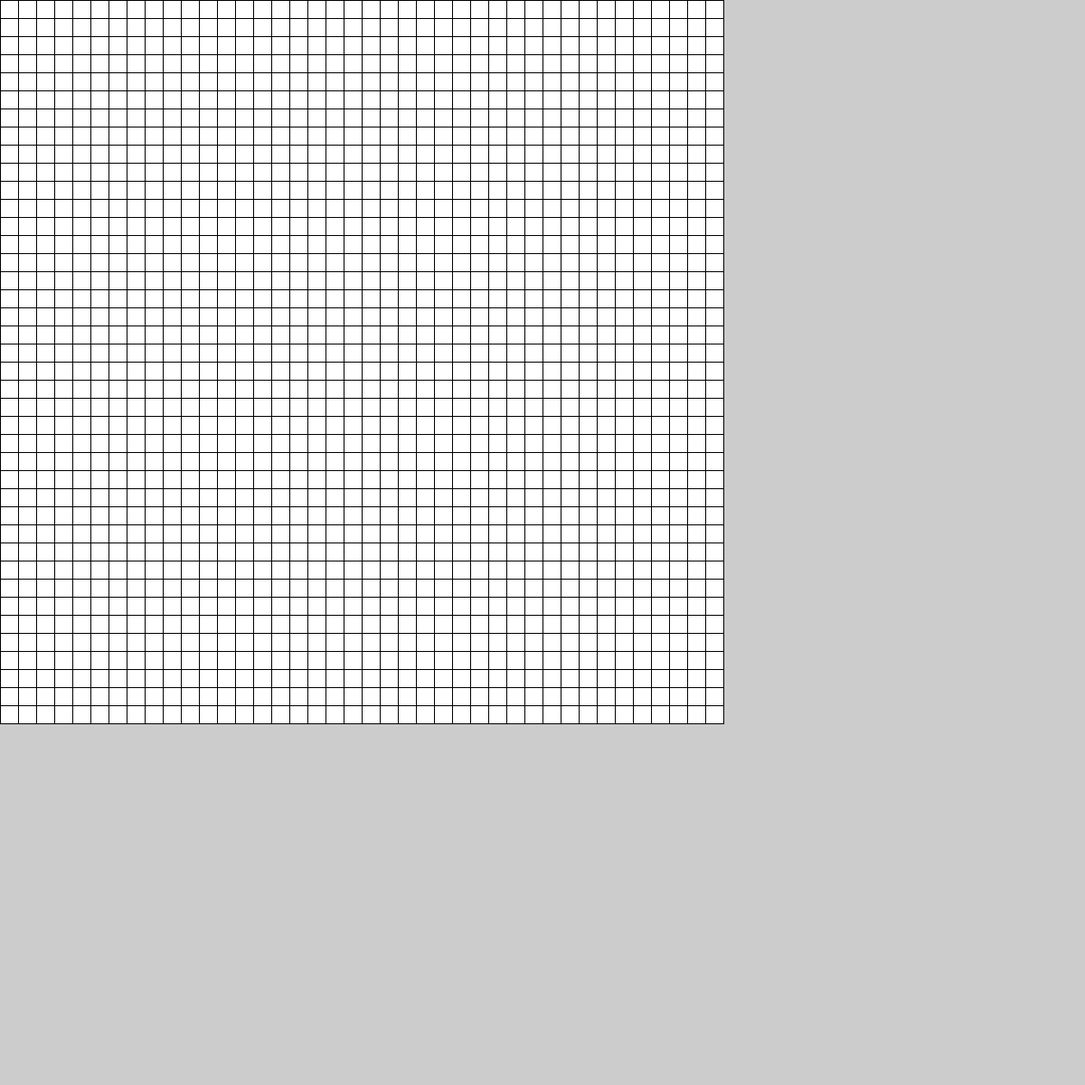
Frame 1 (no input)
Frame 60 (the mouse pressed at the canvas centre just before this capture): identical to frame 1, image omitted
Frame 120 (the mouse held since frame 60 and released just before this capture): identical to frame 1, image omitted

The Processing sketch that drew this single still picture (run headless with seeded random() and noise(); from frame 60 on, the mouse is pressed at the canvas centre):

// Processing sketch: sketch_demineur_pde
// ── sketch_demineur_pde.pde
int [][] grid;
int MineNumber = 400;
int GridSize = 40;
int CaseSize = 20;
color Unclicked = color (255,255,255);
color Verified = color (255/2,255/2,255/2);
color Mines = color (170,0,0);
color Check = color (0,0,255);

void setup()
{
   
  size(1200,1200);
   InitGrid();
   
   DrawGrid();
   
   ReadArray();
   println("Nombre de mines : ",GetMines());
     
  // DrawCase(1,1);
}

void draw()
{
 
}

void mouseClicked()
{
  int MousPosX = GetMouseAxisOnGrid(mouseX) ;
  int MousPosY = GetMouseAxisOnGrid(mouseY) ;
   if(MousPosX < GridSize && MousPosY < GridSize )
  {
     CheckGrid(MousPosX,MousPosY);    
  }

 

}


void DrawNumber(String Number,int X, int Y)
{
      println("Bien joué");
      textSize(CaseSize);
      fill(120,255,20);
      text(Number,(X * CaseSize) + CaseSize / 2,(Y * CaseSize) + CaseSize / 2);
}

void DrawMine(int X, int Y)
{
   fill(Mines);
   rect(X * CaseSize,Y * CaseSize,CaseSize, CaseSize);
}

void DrawCase(int x,int y, color Color)
{
   fill(Color);
   rect(x * CaseSize,y * CaseSize,CaseSize,CaseSize); 
}

int GetMouseAxisOnGrid(int Axis)
{
  return Axis/CaseSize;
}


int GetCaseType(int x, int y)
{
     PVector Position = new PVector(GetMouseAxisOnGrid(mouseX), GetMouseAxisOnGrid(mouseY));
     return grid[(int)Position.x][(int)Position.y];
 
}


void CheckGrid(int X, int Y)
{
   if(grid[X][Y]== 1)
   {
      DrawMine(X,Y);
      //Game over
   }
   if(grid[X][Y] == 0)
   {
      CheckAdjacentGrid(X,Y);
   }
}

void CheckAdjacentGrid(int X, int Y)
{
  int CheckedI = 0;
  int CheckedJ = 0;
  boolean NoMine = true;
  int MineNumber = 0;
    for(int i = X - 1; i <= X + 1; i++)
    {
      for(int j = Y - 1; j <= Y + 1; j++)
      {
        CheckedI = constrain(i, 0, grid.length -1);
        CheckedJ = constrain(j, 0, grid.length- 1);
        println("I est a : ",CheckedI," J est a : ", CheckedJ);
        
        if(grid[CheckedI][CheckedJ] == 1)
        {
            DrawMine(CheckedI,CheckedJ);
            grid[CheckedI][CheckedJ] = 2;
            MineNumber++;
            NoMine = false;
        }
        
        else if(grid[CheckedI][CheckedJ] == 0)
        {
            grid[CheckedI][CheckedJ] = 2;
            DrawCase(CheckedI ,CheckedJ ,Verified);
        }
        
        
      }
    }
    
    if(!NoMine)
    {
      DrawNumber(str(MineNumber),X,Y);
    }
    
}

void InitGrid()
{
  grid = new int [GridSize][GridSize];
  
  for(int i = 0; i < GridSize;i++)
  {
    for(int j = 0; j < GridSize;j++)
    {
      grid[i][j] = 0;
    }
  }
  
  
  for(int i = 0; i < MineNumber;i++)
  {
    AddRandomMineInGrid();
  }

}

/*
Checker les cases autour du perso 
*/



boolean IsAMine(int x, int y)
{
 
  if(grid[x][y] == 1)
  {
    return true;
  }
  else
  {
    return false;
  }
 
}


int GetMines()
{
  int mines = 0;
  for(int x = 0; x < GridSize;x++)
  {
    print("///");
    for(int y = 0; y < GridSize;y++)
    {
        if(IsAMine(x,y))
        {
           mines++;
        }
    }
  
  }
  return mines;
}

void ReadArray()
{
     print("////////////\n");
  for(int i = 0; i < GridSize;i++)
  {
    print("///");
    for(int j = 0; j < GridSize;j++)
    {
          print(grid[i][j]);
    }
      print("///", "\n");
  }
}


void AddRandomMineInGrid()
{
   
    int x = (int)random(0,GridSize -1);
    int y = (int)random(0,GridSize -1);
  
    grid[x][y]= 1;
}



void DrawGrid()
{
  for(int i = 0; i < GridSize;i++)
  {
    for(int j = 0; j < GridSize; j++)
    {
      DrawCase(i, j,Unclicked);
    }
  }
  
}
